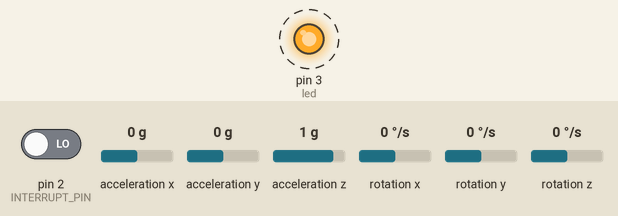
Simulated run of this sketch. Board: Arduino Uno, built with avr-gcc and run on an emulated ATmega328P. On the bench: output pins drawn as LEDs (lit = HIGH). Dashed ring = blinking. The test bench sets the inputs (shaded band); at power-on: pin 2 (INTERRUPT_PIN) LOW, acceleration x 0 g, acceleration y 0 g, acceleration z 1 g, rotation x 0 °/s, rotation y 0 °/s, rotation z 0 °/s. The sensor or clock chip raises its interrupt line as the real part does; no radio packets arrive unless stated; what the sketch prints to the serial monitor is not drawn.

Above: at 0.63 s.
Timing chart, 0 to 3.5 s (numbered marks = the images above):
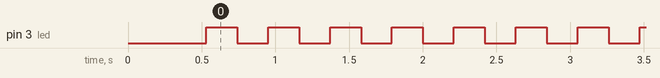

The sketch:

sub_test_mpu.ino
```cpp
#include <SPI.h>
#include "nRF24L01.h"
#include "RF24.h"
RF24 radio(7, 8);

#include "I2Cdev.h"
#include "MPU6050_6Axis_MotionApps20.h"

#if I2CDEV_IMPLEMENTATION == I2CDEV_ARDUINO_WIRE
#include "Wire.h"
#endif

//SLC -> A5
// SDA -> A4
//INT -> D2
// AD0 low = 0x68 (default for SparkFun breakout and InvenSense evaluation board)
// AD0 high = 0x69

//need about 20s to calibrating and stable

MPU6050 mpu;
#define OUTPUT_READABLE_YAWPITCHROLL
#define INTERRUPT_PIN 2

const uint64_t pipes[2] = {0xF0F0F0F0E1LL, 0xF0F0F0F0D2LL};

bool dmpReady = false;
uint8_t mpuIntStatus;
uint8_t devStatus;
uint16_t packetSize;
uint16_t fifoCount;
uint8_t fifoBuffer[1024];

Quaternion q;
VectorFloat gravity;
float ypr[3];

volatile bool mpuInterrupt = false;
void dmpDataReady(){
  mpuInterrupt = true;
}

int led = 3;
unsigned long TX_delay_calib = 0;
unsigned long led_delay_announce = 0;

void setup(){
  #if I2CDEV_IMPLEMENTATION == I2CDEV_ARDUINO_WIRE
    Wire.begin();
    TWBR = 12;

  #elif I2CDEV_IMPLEMENTATION == I2CDEV_BUILTIN_FASTWIRE
    Fastwire::setup(400, true);
  #endif
  radio.begin();
  radio.setAutoAck(false);

  radio.setRetries(15, 15);
  radio.openWritingPipe(pipes[0]);

  radio.stopListening();

  // (115200 is required for Teapot Demo)
  Serial.begin(115200);

  Serial.println(F("Initializing I2C devices..."));
  mpu.initialize();
//  pinMode(INTERRUPT_PIN, INPUT);

  // verify connection
  Serial.println(F("Testing device connections..."));
  Serial.println(mpu.testConnection() ? F("MPU6050 connection successful") : F("MPU6050 connection failed"));

  // load and configure the DMP
  Serial.println(F("Initializing DMP..."));
  devStatus = mpu.dmpInitialize();

    mpu.setXGyroOffset(-414);
    mpu.setYGyroOffset(91);
    mpu.setZGyroOffset(-23);
    mpu.setZAccelOffset(2032); // 1688 factory default for my test chip

//      mpu.setXGyroOffset(290);
//    mpu.setYGyroOffset(100);
//    mpu.setZGyroOffset(-115);
//    mpu.setZAccelOffset(1998);

  // make sure it worked (returns 0 if so)
  if (devStatus == 0){
    Serial.println(F("Enabling DMP..."));
    mpu.setDMPEnabled(true);
    mpuInterrupt == false;
    Serial.println(F("Enabling interrupt detection (Arduino external interrupt 0)..."));
    attachInterrupt(0, dmpDataReady, RISING);
    mpuIntStatus = mpu.getIntStatus();

    // set our DMP Ready flag so the main loop() function knows it's okay to use it
    Serial.println(F("DMP ready! Waiting for first interrupt..."));
    dmpReady = true;

    packetSize = mpu.dmpGetFIFOPacketSize();
  } else {
    Serial.print(F("DMP Initialization failed (code "));
    Serial.print(devStatus);
    Serial.println(F(")"));
  }

  pinMode(led, OUTPUT);
}


void loop() {

  if (!dmpReady) return;
  while (!mpuInterrupt && fifoCount < packetSize){
  }

  mpuInterrupt = false;
  mpuIntStatus = mpu.getIntStatus();

  fifoCount = mpu.getFIFOCount();
  if (fifoCount == 16384){
    Serial.println(F("FIFO overflow!"));
  } else if (mpuIntStatus & 0x02) {
      while (fifoCount < packetSize) fifoCount = mpu.getFIFOCount();

      mpu.getFIFOBytes(fifoBuffer, packetSize);
      mpu.resetFIFO();
      fifoCount -= packetSize;

  #ifdef OUTPUT_READABLE_YAWPITCHROLL
    mpu.dmpGetQuaternion(&q, fifoBuffer);
    mpu.dmpGetGravity(&gravity, &q);
    mpu.dmpGetYawPitchRoll(ypr, &q, &gravity);

    struct dataStruct {
      float yall = (ypr[0] * 180 / M_PI);
      float pitch = (ypr[1] * 180 / M_PI);
      float roll = (ypr[2] * 180 / M_PI);
    };

    dataStruct ypr;

    if (millis() - TX_delay_calib < 15000){
      if(millis() - led_delay_announce > 200){
        Serial.print("MPU lib at: ");
        Serial.print(millis());
        Serial. print (" With ypr: ");
        Serial.print(ypr.yall);
        Serial.print("  ");
        Serial.print(ypr.pitch);
        Serial.print("  ");
        Serial.println(ypr.roll);
        if(digitalRead(led) == LOW){
          digitalWrite(led, HIGH);
        } else {
          digitalWrite(led, LOW);
        }
        led_delay_announce = millis();
      }
    } else {
      digitalWrite(led, HIGH);
      radio.stopListening();
      bool ok = radio.write(&ypr, sizeof(ypr));
      if (ok){
        Serial.print("ok with: ");
        Serial.print(ypr.yall);
        Serial.print("  ");
        Serial.print(ypr.pitch);
        Serial.print("  ");
        Serial.print(ypr.roll);
        Serial.println("...");
      } else Serial.println("failed!");
      radio.startListening();
    }

    mpu.resetFIFO();

  #endif
  }
}
```

Measured:
- by itself, pin 3 (led): alternates HIGH for 0.21 s and LOW for 0.21 s, 69 changes in all, then stays HIGH
